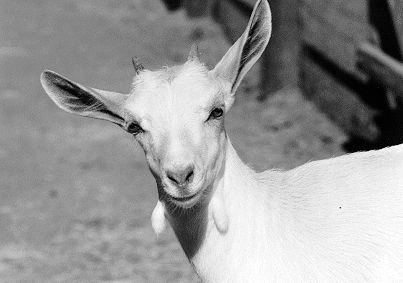
%> input picture Matlab/goat.tif, 403 x 283 px
$ octave compress.m   (GNU Octave 9; MATLAB toolbox functions it lacks are replaced by stand-ins)
%> lines starting %> are read from the running program, lines starting %| are printed output that depends on the picture
### Matlab/truncate.m
function [B,nentries] = truncate(A,cutoff)

% B is the truncated matrix
% nentries is the number of non-zero entries in B

[I,J] = size(A);
nentries=0;
B=zeros(I,J);

for i = [1:I]
	for j = [1:J]
		if abs(A(i,j)) > cutoff
			B(i,j)=A(i,j);
			nentries += 1;
		end
	end
end

### Matlab/compress.m
%%%%%%%%%%%%%%%%%%%%%%%%%%%%%%%%%%%%%%%%%%%%%%%%%%%%%%%%%%%
% simple image compression
%%%%%%%%%%%%%%%%%%%%%%%%%%%%%%%%%%%%%%%%%%%%%%%%%%%%%%%%%%%

%%%%%%%%%%%%%%%%%%%%%%%%%%%%%%%%%%%%%%%%%%%%%%%%%%%%%%%%%%%
% read in the image file and plot
%%%%%%%%%%%%%%%%%%%%%%%%%%%%%%%%%%%%%%%%%%%%%%%%%%%%%%%%%%%
F=imread("goat.tif");
%> F is the input picture: size 283x403 uint8; min 2, max 254, mean 151
F=F(1:256,1:256);
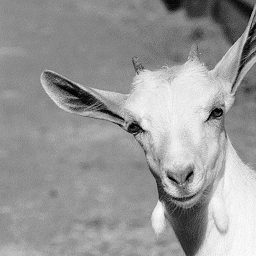
%> F: size 256x256 uint8; min 2, max 254, mean 151.6
colormap(gray(50))
subplot(2,1,1)
imagesc(F)
axis equal

%%%%%%%%%%%%%%%%%%%%%%%%%%%%%%%%%%%%%%%%%%%%%%%%%%%%%%%%%%%
% compute fft and set small coefs to zero
%%%%%%%%%%%%%%%%%%%%%%%%%%%%%%%%%%%%%%%%%%%%%%%%%%%%%%%%%%%
C=fft2(F);
[CC,n]=truncate(C,10000);
%> after the loop in truncate, `for i = [1:I]`: nentries = 2643
%> n = 2643

%%%%%%%%%%%%%%%%%%%%%%%%%%%%%%%%%%%%%%%%%%%%%%%%%%%%%%%%%%%
% compute the proportion of coeficients retained
%%%%%%%%%%%%%%%%%%%%%%%%%%%%%%%%%%%%%%%%%%%%%%%%%%%%%%%%%%%
n/(length(C)*length(C'))
%> ans = 0.0403

%%%%%%%%%%%%%%%%%%%%%%%%%%%%%%%%%%%%%%%%%%%%%%%%%%%%%%%%%%%
% reconstruct F with the coeficients retained and plot
%%%%%%%%%%%%%%%%%%%%%%%%%%%%%%%%%%%%%%%%%%%%%%%%%%%%%%%%%%%
FF=round(real(ifft2(CC)));
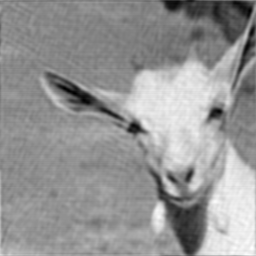
%> FF: size 256x256 double; min -6, max 263, mean 151.6; drawn with min black and max white
subplot(2,1,2)
imagesc(FF)
axis equal
